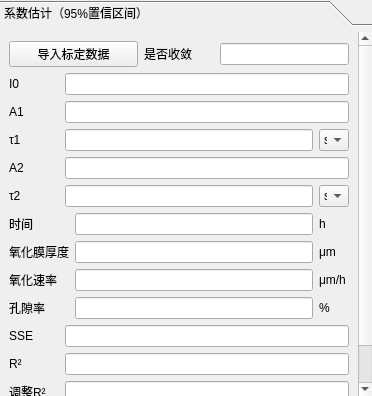
           <widget class="QToolBox" name="toolBox_2">
            <property name="currentIndex">
             <number>0</number>
            </property>
            <widget class="QWidget" name="page_6">
             <property name="geometry">
              <rect>
               <x>0</x>
               <y>0</y>
               <width>363</width>
               <height>387</height>
              </rect>
             </property>
             <attribute name="label">
              <string>系数估计（95%置信区间）</string>
             </attribute>
             <layout class="QGridLayout" name="gridLayout_12">
              <item row="2" column="0">
               <layout class="QGridLayout" name="gridLayout_8">
                <item row="2" column="2">
                 <widget class="QLineEdit" name="lineEdit_40"/>
                </item>
                <item row="2" column="0">
                 <widget class="QLabel" name="label_47">
                  <property name="text">
                   <string>氧化膜厚度</string>
                  </property>
                 </widget>
                </item>
                <item row="4" column="2">
                 <widget class="QLineEdit" name="lineEdit_42"/>
                </item>
                <item row="3" column="2">
                 <widget class="QLineEdit" name="lineEdit_41"/>
                </item>
                <item row="1" column="0">
                 <widget class="QLabel" name="label">
                  <property name="text">
                   <string>时间</string>
                  </property>
                 </widget>
                </item>
                <item row="3" column="0">
                 <widget class="QLabel" name="label_48">
                  <property name="text">
                   <string>氧化速率</string>
                  </property>
                 </widget>
                </item>
                <item row="4" column="0">
                 <widget class="QLabel" name="label_49">
                  <property name="text">
                   <string>孔隙率</string>
                  </property>
                 </widget>
                </item>
                <item row="1" column="2">
                 <widget class="QLineEdit" name="lineEdit_39"/>
                </item>
                <item row="1" column="3">
                 <widget class="QLabel" name="label_52">
                  <property name="minimumSize">
                   <size>
                    <width>10</width>
                    <height>0</height>
                   </size>
                  </property>
                  <property name="maximumSize">
                   <size>
                    <width>30</width>
                    <height>16777215</height>
                   </size>
                  </property>
                  <property name="text">
                   <string>h</string>
                  </property>
                 </widget>
                </item>
                <item row="2" column="3">
                 <widget class="QLabel" name="label_53">
                  <property name="maximumSize">
                   <size>
                    <width>30</width>
                    <height>16777215</height>
                   </size>
                  </property>
                  <property name="text">
                   <string>μm</string>
                  </property>
                 </widget>
                </item>
                <item row="3" column="3">
                 <widget class="QLabel" name="label_54">
                  <property name="minimumSize">
                   <size>
                    <width>30</width>
                    <height>0</height>
                   </size>
                  </property>
                  <property name="maximumSize">
                   <size>
                    <width>30</width>
                    <height>16777215</height>
                   </size>
                  </property>
                  <property name="text">
                   <string>μm/h</string>
                  </property>
                 </widget>
                </item>
                <item row="4" column="3">
                 <widget class="QLabel" name="label_55">
                  <property name="maximumSize">
                   <size>
                    <width>30</width>
                    <height>16777215</height>
                   </size>
                  </property>
                  <property name="text">
                   <string>%</string>
                  </property>
                 </widget>
                </item>
               </layout>
              </item>
              <item row="3" column="0">
               <layout class="QGridLayout" name="gridLayout_7">
                <item row="0" column="2">
                 <widget class="QLineEdit" name="lineEdit_30">
                  <property name="sizePolicy">
                   <sizepolicy hsizetype="Preferred" vsizetype="Fixed">
                    <horstretch>0</horstretch>
                    <verstretch>0</verstretch>
                   </sizepolicy>
                  </property>
                 </widget>
                </item>
                <item row="1" column="0">
                 <widget class="QLabel" name="label_11">
                  <property name="minimumSize">
                   <size>
                    <width>50</width>
                    <height>0</height>
                   </size>
                  </property>
                  <property name="maximumSize">
                   <size>
                    <width>50</width>
                    <height>16777215</height>
                   </size>
                  </property>
                  <property name="text">
                   <string>R²</string>
                  </property>
                 </widget>
                </item>
                <item row="1" column="2">
                 <widget class="QLineEdit" name="lineEdit_7">
                  <property name="sizePolicy">
                   <sizepolicy hsizetype="Preferred" vsizetype="Fixed">
                    <horstretch>0</horstretch>
                    <verstretch>0</verstretch>
                   </sizepolicy>
                  </property>
                  <property name="maximumSize">
                   <size>
                    <width>16777215</width>
                    <height>16777215</height>
                   </size>
                  </property>
                 </widget>
                </item>
                <item row="0" column="0">
                 <widget class="QLabel" name="label_39">
                  <property name="minimumSize">
                   <size>
                    <width>50</width>
                    <height>0</height>
                   </size>
                  </property>
                  <property name="maximumSize">
                   <size>
                    <width>50</width>
                    <height>16777215</height>
                   </size>
                  </property>
                  <property name="text">
                   <string>SSE</string>
                  </property>
                 </widget>
                </item>
                <item row="2" column="0">
                 <widget class="QLabel" name="label_45">
                  <property name="minimumSize">
                   <size>
                    <width>50</width>
                    <height>0</height>
                   </size>
                  </property>
                  <property name="maximumSize">
                   <size>
                    <width>50</width>
                    <height>16777215</height>
                   </size>
                  </property>
                  <property name="text">
                   <string>调整R²</string>
                  </property>
                 </widget>
                </item>
                <item row="2" column="2">
                 <widget class="QLineEdit" name="lineEdit_31">
                  <property name="sizePolicy">
                   <sizepolicy hsizetype="Preferred" vsizetype="Fixed">
                    <horstretch>0</horstretch>
                    <verstretch>0</verstretch>
                   </sizepolicy>
                  </property>
                 </widget>
                </item>
                <item row="3" column="0">
                 <widget class="QLabel" name="label_46">
                  <property name="minimumSize">
                   <size>
                    <width>50</width>
                    <height>0</height>
                   </size>
                  </property>
                  <property name="maximumSize">
                   <size>
                    <width>50</width>
                    <height>16777215</height>
                   </size>
                  </property>
                  <property name="text">
                   <string>RMSE</string>
                  </property>
                 </widget>
                </item>
                <item row="3" column="2">
                 <widget class="QLineEdit" name="lineEdit_32">
                  <property name="sizePolicy">
                   <sizepolicy hsizetype="Preferred" vsizetype="Fixed">
                    <horstretch>0</horstretch>
                    <verstretch>0</verstretch>
                   </sizepolicy>
                  </property>
                 </widget>
                </item>
               </layout>
              </item>
              <item row="0" column="0">
               <layout class="QHBoxLayout" name="horizontalLayout">
                <property name="topMargin">
                 <number>0</number>
                </property>
                <item>
                 <widget class="QPushButton" name="pushButton_4">
                  <property name="text">
                   <string>导入标定数据</string>
                  </property>
                 </widget>
                </item>
                <item>
                 <widget class="QLabel" name="label_10">
                  <property name="maximumSize">
                   <size>
                    <width>70</width>
                    <height>16777215</height>
                   </size>
                  </property>
                  <property name="text">
                   <string>是否收敛</string>
                  </property>
                 </widget>
                </item>
                <item>
                 <widget class="QLineEdit" name="lineEdit_33">
                  <property name="sizePolicy">
                   <sizepolicy hsizetype="Preferred" vsizetype="Fixed">
                    <horstretch>0</horstretch>
                    <verstretch>0</verstretch>
                   </sizepolicy>
                  </property>
                 </widget>
                </item>
               </layout>
              </item>
              <item row="1" column="0">
               <layout class="QGridLayout" name="gridLayout_11">
                <item row="10" column="0">
                 <widget class="QLabel" name="label_43">
                  <property name="minimumSize">
                   <size>
                    <width>30</width>
                    <height>0</height>
                   </size>
                  </property>
                  <property name="maximumSize">
                   <size>
                    <width>50</width>
                    <height>16777215</height>
                   </size>
                  </property>
                  <property name="text">
                   <string>τ2</string>
                  </property>
                 </widget>
                </item>
                <item row="8" column="1" colspan="3">
                 <widget class="QLineEdit" name="lineEdit_26">
                  <property name="sizePolicy">
                   <sizepolicy hsizetype="Preferred" vsizetype="Fixed">
                    <horstretch>0</horstretch>
                    <verstretch>0</verstretch>
                   </sizepolicy>
                  </property>
                 </widget>
                </item>
                <item row="8" column="0">
                 <widget class="QLabel" name="label_42">
                  <property name="minimumSize">
                   <size>
                    <width>30</width>
                    <height>0</height>
                   </size>
                  </property>
                  <property name="maximumSize">
                   <size>
                    <width>50</width>
                    <height>16777215</height>
                   </size>
                  </property>
                  <property name="text">
                   <string>A2</string>
                  </property>
                 </widget>
                </item>
                <item row="10" column="1" colspan="2">
                 <widget class="QLineEdit" name="lineEdit_28">
                  <property name="sizePolicy">
                   <sizepolicy hsizetype="Preferred" vsizetype="Fixed">
                    <horstretch>0</horstretch>
                    <verstretch>0</verstretch>
                   </sizepolicy>
                  </property>
                 </widget>
                </item>
                <item row="1" column="1" colspan="3">
                 <widget class="QLineEdit" name="lineEdit_29">
                  <property name="sizePolicy">
                   <sizepolicy hsizetype="Preferred" vsizetype="Fixed">
                    <horstretch>0</horstretch>
                    <verstretch>0</verstretch>
                   </sizepolicy>
                  </property>
                 </widget>
                </item>
                <item row="4" column="0">
                 <widget class="QLabel" name="label_41">
                  <property name="minimumSize">
                   <size>
                    <width>30</width>
                    <height>0</height>
                   </size>
                  </property>
                  <property name="maximumSize">
                   <size>
                    <width>50</width>
                    <height>16777215</height>
                   </size>
                  </property>
                  <property name="text">
                   <string>τ1</string>
                  </property>
                 </widget>
                </item>
                <item row="2" column="0">
                 <widget class="QLabel" name="label_40">
                  <property name="minimumSize">
                   <size>
                    <width>30</width>
                    <height>0</height>
                   </size>
                  </property>
                  <property name="maximumSize">
                   <size>
                    <width>50</width>
                    <height>16777215</height>
                   </size>
                  </property>
                  <property name="text">
                   <string>A1</string>
                  </property>
                 </widget>
                </item>
                <item row="4" column="1" colspan="2">
                 <widget class="QLineEdit" name="lineEdit">
                  <property name="sizePolicy">
                   <sizepolicy hsizetype="Preferred" vsizetype="Fixed">
                    <horstretch>0</horstretch>
                    <verstretch>0</verstretch>
                   </sizepolicy>
                  </property>
                 </widget>
                </item>
                <item row="2" column="1" colspan="3">
                 <widget class="QLineEdit" name="lineEdit_27">
                  <property name="sizePolicy">
                   <sizepolicy hsizetype="Preferred" vsizetype="Fixed">
                    <horstretch>0</horstretch>
                    <verstretch>0</verstretch>
                   </sizepolicy>
                  </property>
                 </widget>
                </item>
                <item row="1" column="0">
                 <widget class="QLabel" name="label_44">
                  <property name="minimumSize">
                   <size>
                    <width>30</width>
                    <height>0</height>
                   </size>
                  </property>
                  <property name="maximumSize">
                   <size>
                    <width>50</width>
                    <height>16777215</height>
                   </size>
                  </property>
                  <property name="text">
                   <string>I0</string>
                  </property>
                 </widget>
                </item>
                <item row="10" column="3">
                 <widget class="QComboBox" name="comboBox_12">
                  <property name="sizePolicy">
                   <sizepolicy hsizetype="Preferred" vsizetype="Fixed">
                    <horstretch>30</horstretch>
                    <verstretch>0</verstretch>
                   </sizepolicy>
                  </property>
                  <property name="minimumSize">
                   <size>
                    <width>30</width>
                    <height>0</height>
                   </size>
                  </property>
                  <item>
                   <property name="text">
                    <string>s</string>
                   </property>
                  </item>
                  <item>
                   <property name="text">
                    <string>ms</string>
                   </property>
                  </item>
                  <item>
                   <property name="text">
                    <string>μs</string>
                   </property>
                  </item>
                  <item>
                   <property name="text">
                    <string>ns</string>
                   </property>
                  </item>
                 </widget>
                </item>
                <item row="4" column="3">
                 <widget class="QComboBox" name="comboBox_11">
                  <property name="minimumSize">
                   <size>
                    <width>30</width>
                    <height>0</height>
                   </size>
                  </property>
                  <property name="maximumSize">
                   <size>
                    <width>30</width>
                    <height>16777215</height>
                   </size>
                  </property>
                  <item>
                   <property name="text">
                    <string>s</string>
                   </property>
                  </item>
                  <item>
                   <property name="text">
                    <string>ms</string>
                   </property>
                  </item>
                  <item>
                   <property name="text">
                    <string>μs</string>
                   </property>
                  </item>
                  <item>
                   <property name="text">
                    <string>ns</string>
                   </property>
                  </item>
                 </widget>
                </item>
               </layout>
              </item>
             </layout>
            </widget>
           </widget>
